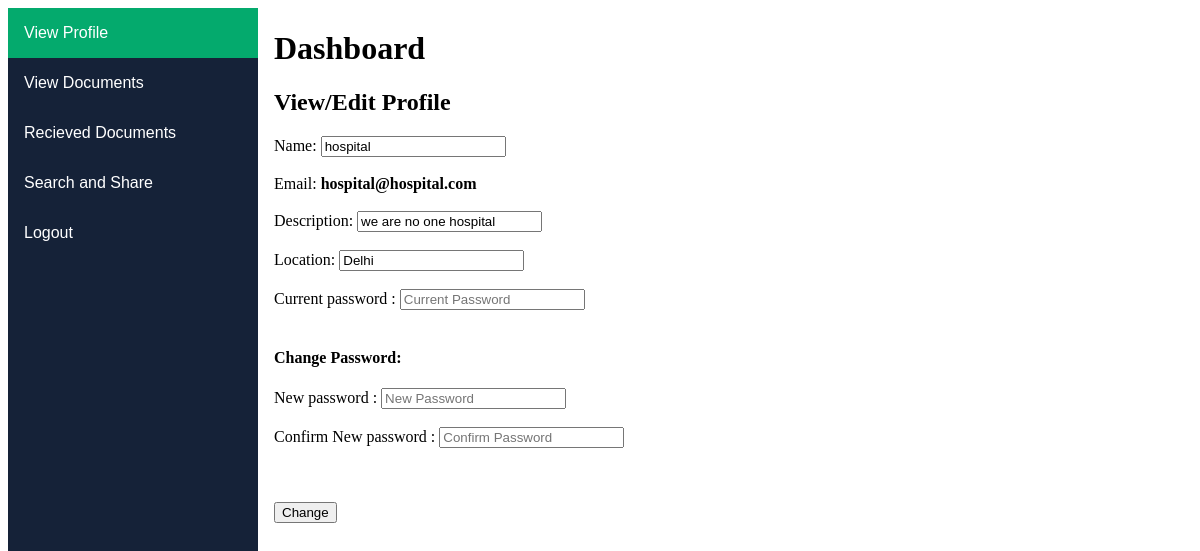
The app's page /dashboard/ (signed in), older data.
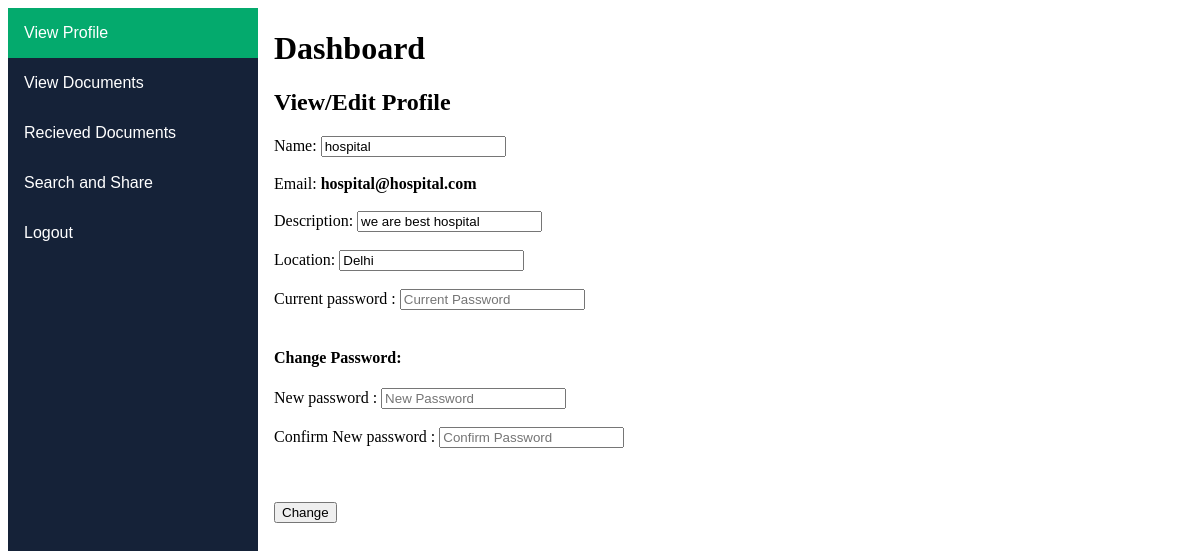
The same page, newer data.
### PDMS/models.py (models this page shows, shortened)
class Organizations(models.Model):
	user = models.OneToOneField(allUsers, on_delete = models.CASCADE);
	sub_category = models.CharField(max_length = 22);
	pic1 = models.FileField(upload_to = getDirectory, max_length = 250);
	pic2 = models.FileField(upload_to = getDirectory, max_length = 250);
	location = models.CharField(max_length = 25);
	desc = models.CharField(max_length = 300)
	poi = models.FileField(upload_to = getDirectory, validators = [FileExtensionValidator(['pdf'])], max_length = 250);

### PDMS/views.py (the view)
# urls.py: path('dashboard/', views.dashboard, name = "dashboard"),
def dashboard(response):
	if response.user.is_authenticated:
		user = get_object_or_404(allUsers, user = response.user);
		data = {"data" : response.user}
		if user.top_category == "admin":
			if response.method == "POST":
				editProfile(response,data);
			return render(response,"PDMS/AdminDashboard.html",data);
		elif user.status == True:
			if user.top_category == "Users":
				if response.method == "POST":
					editProfile(response,data);
				return render(response,"PDMS/UserDashboard.html",data);
			elif user.top_category == "Organizations":
				s = allUsers.objects.get(user = response.user);
				s = Organizations.objects.get(user = s);
				data["data2"] = s;
				if response.method == "POST":
					editProfile(response,data);
				return render(response,"PDMS/OrganizationDashboard.html",data);
	return redirect("home");

### PDMS/templates/PDMS/OrganizationDashboard.html (shortened to what this page needs)
{% extends "PDMS/UserDashboard.html"%}
{%block content%}
<h2>View/Edit Profile</h2>
<form method = "POST" action = "/dashboard/">
	Name:
	<input type="text" class="input-field" placeholder="First Name" pattern="^[A-Za-z\s]{1,20}$" title="Must contain alphabets only and less than 20 characters"  name = "name"  maxlength ="20" value = "{{data.first_name}}">
	<br><br>
	Email:
	<strong>{{request.user.username}}</strong>
	<br><br>
	Description:
	<input type="text" class="input-field" placeholder="Description" pattern="^[a-zA-Z0-9\s]{1,300}$" title="Must contain alphanumeric only and be greater than 8 characters and less than 300 characters" name = "desc" maxlength ="300" value = "{{data2.desc}}" required>
	<br><br>
	Location:
	<input type="text" class="input-field" placeholder="Location" pattern="^[a-zA-Z\s]{1,20}$" title="Must contain alphabets only and less than 20 characters" name = "location" maxlength = "20" value = "{{data2.location}}" required >
	<br><br>
	Current password :
	<input type="password" id = "pass1" class="input-field" placeholder="Current Password" pattern="(?=.*\d)(?=.*[a-z])(?=.*[A-Z]).{8,100}$" title="Must contain at least one number and one uppercase and lowercase letter, and between 8 and 100 characters" name = "current_pass" maxlength ="100" required><br><br>
	<h4>Change Password:</h4>
	New password :
	<input type="password" id = "passregister1" class="input-field" placeholder="New Password" pattern="(?=.*\d)(?=.*[a-z])(?=.*[A-Z]).{8,100}$" title="Must contain at least one number and one uppercase and lowercase letter, and between 8 and 100 characters" name = "new_pass" maxlength ="100"><br><br>
	Confirm New password :
	<input type="password" id = "passregister2" class="input-field" placeholder="Confirm Password" pattern="(?=.*\d)(?=.*[a-z])(?=.*[A-Z]).{8,100}$" title="Must contain at least one number and one uppercase and lowercase letter, and between 8 and 100 characters.SHOULD BE same as previous typed password" name = "new_pass_confirm" maxlength ="100">
	<br><br>
	<br><br>
	<button type="Submit"> Change</button>
	<br><br>
</form>
{%endblock%}

Row changes from the older to the newer data that the page shows:
changed Organizations "Delhi": desc "we are no one hospital" → "we are best hospital"
